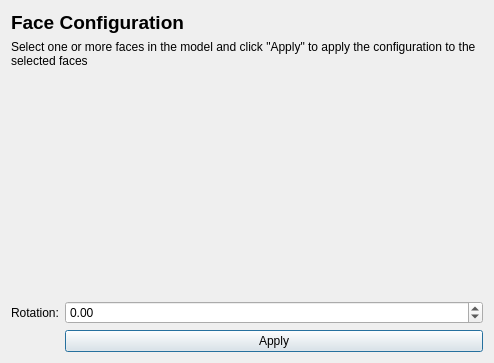
<?xml version="1.0" encoding="UTF-8"?>
<ui version="4.0">
 <class>Dialog</class>
 <widget class="QDialog" name="Dialog">
  <property name="geometry">
   <rect>
    <x>0</x>
    <y>0</y>
    <width>494</width>
    <height>363</height>
   </rect>
  </property>
  <property name="windowTitle">
   <string>Dialog</string>
  </property>
  <layout class="QFormLayout" name="formLayout">
   <item row="0" column="0" colspan="2">
    <widget class="QLabel" name="label">
     <property name="font">
      <font>
       <pointsize>14</pointsize>
       <weight>75</weight>
       <bold>true</bold>
      </font>
     </property>
     <property name="text">
      <string>Face Configuration</string>
     </property>
    </widget>
   </item>
   <item row="1" column="0" colspan="2">
    <widget class="QLabel" name="label_2">
     <property name="text">
      <string>Select one or more faces in the model and click &quot;Apply&quot; to apply the configuration to the selected faces</string>
     </property>
     <property name="textFormat">
      <enum>Qt::AutoText</enum>
     </property>
     <property name="wordWrap">
      <bool>true</bool>
     </property>
    </widget>
   </item>
   <item row="2" column="0">
    <spacer name="verticalSpacer">
     <property name="orientation">
      <enum>Qt::Vertical</enum>
     </property>
     <property name="sizeHint" stdset="0">
      <size>
       <width>20</width>
       <height>20</height>
      </size>
     </property>
    </spacer>
   </item>
   <item row="3" column="0">
    <widget class="QLabel" name="label_3">
     <property name="text">
      <string>Rotation:</string>
     </property>
    </widget>
   </item>
   <item row="3" column="1">
    <widget class="QDoubleSpinBox" name="RotationBox">
     <property name="minimum">
      <double>-360.000000000000000</double>
     </property>
     <property name="maximum">
      <double>360.000000000000000</double>
     </property>
    </widget>
   </item>
   <item row="4" column="1">
    <widget class="QPushButton" name="ApplyButton">
     <property name="text">
      <string>Apply</string>
     </property>
    </widget>
   </item>
  </layout>
 </widget>
 <resources/>
 <connections/>
</ui>
